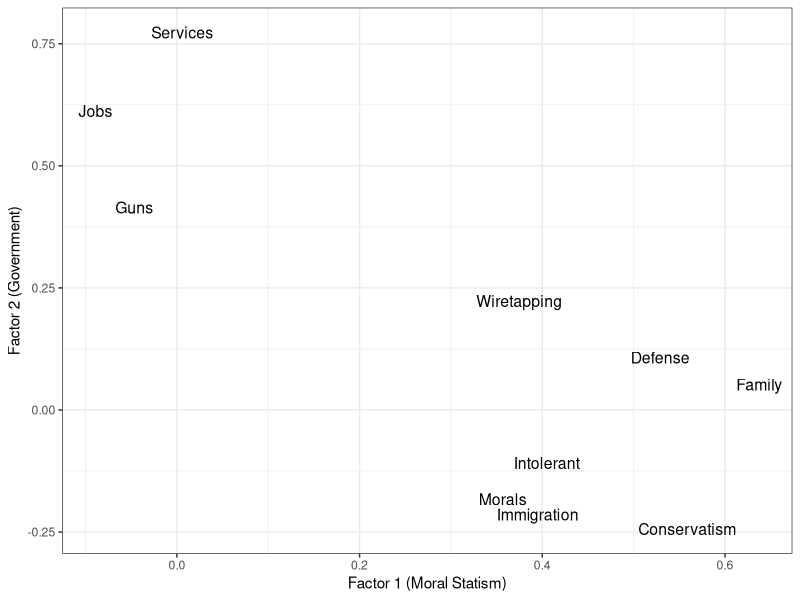

This figure's R source:
setwd("~/Dropbox/gh_projects/misarchism")
require(arm)
require(ggplot2)

df<-read.csv("data/misarchism_data.csv")

########### Run this analysis first


factor.vars<-subset(df)
factor.vars<-factor.vars[c("caseid", "tea_supp", "gender_respondent_x", "fox", "bornagain", "church",
                           "white", "Auth", "dem_edu", "dem_age_r_x", "Obama", 
                            "republican",
                           "inc_incgroup_pre", "libcpre_self",
                           "trad_famval", "gun_control",
                           "trad_tolerant", "trad_adjust", "wiretap",
                           "defsppr_self", "spsrvpr_ssself",
                           "immig_checks", "guarpr_self")]

# Rescale variables for FA
factor.vars[8:length(factor.vars)]<-as.data.frame(sapply(factor.vars[8:length(factor.vars)], function(x) rescale(x)))


detach("package:arm", unload=TRUE)
require(psych)
set.seed(666)

# fad<-factor.vars[10:length(factor.vars)]
# 
# ev <- eigen(cor(fad)) # get eigenvalues
# ap <- parallel(subject=nrow(fad),var=ncol(fad),
#                rep=100,cent=.05)
# nS <- nScree(x=ev$values, aparallel=ap$eigen$qevpea)
# scree.plot<-plotnScree(nS)


# Factor analysis on same variables as PCA, minus pcomp1
fit <- fa(factor.vars[14:length(factor.vars)], nfactors=2,
          rotate = "oblimin", fm = "ml", warnings=FALSE,
          missing=FALSE)
# summary(fit)
# print(fit, sort=TRUE)
# fit

#fit <- factanal(factor.vars[7:length(factor.vars)], 3, rotation="varimax", scores="regression")
# print(fit, digits=2, cutoff=.3, sort=TRUE)
# summary(fit)

load <- as.data.frame(fit$loadings[,1:2])
set.seed(123)
rownames(load)<-c("Conservatism", "Family", "Guns", "Intolerant", "Morals", "Wiretapping", "Defense",
                  "Services", "Immigration", "Jobs")
factor.plot<-ggplot(load, aes(x=ML2, y=ML1, label=rownames(load))) +
  geom_text(size=4, position = position_jitter(w = 0.03, h = 0.03)) +
  theme_bw() +
  labs(x="Factor 1 (Moral Statism)", y="Factor 2 (Government)")

# plot factor 1 by factor 2 
detach("package:psych", unload=TRUE)
require(arm)
# factor.vars$factor1 <- rescale(max(fit$scores[,1])-fit$scores[,1]) # reverse to make it "conservatism"
factor.vars$MoralStatism <- rescale(fit$scores[,1])
factor.vars$Government <- rescale(fit$scores[,2])
detach("package:arm", unload=TRUE)

# Keep version with missing for imputation in 'missing.R'
factor.vars.miss<-factor.vars

# Remove missing for main regression models
factor.vars<-factor.vars[complete.cases(factor.vars),]
